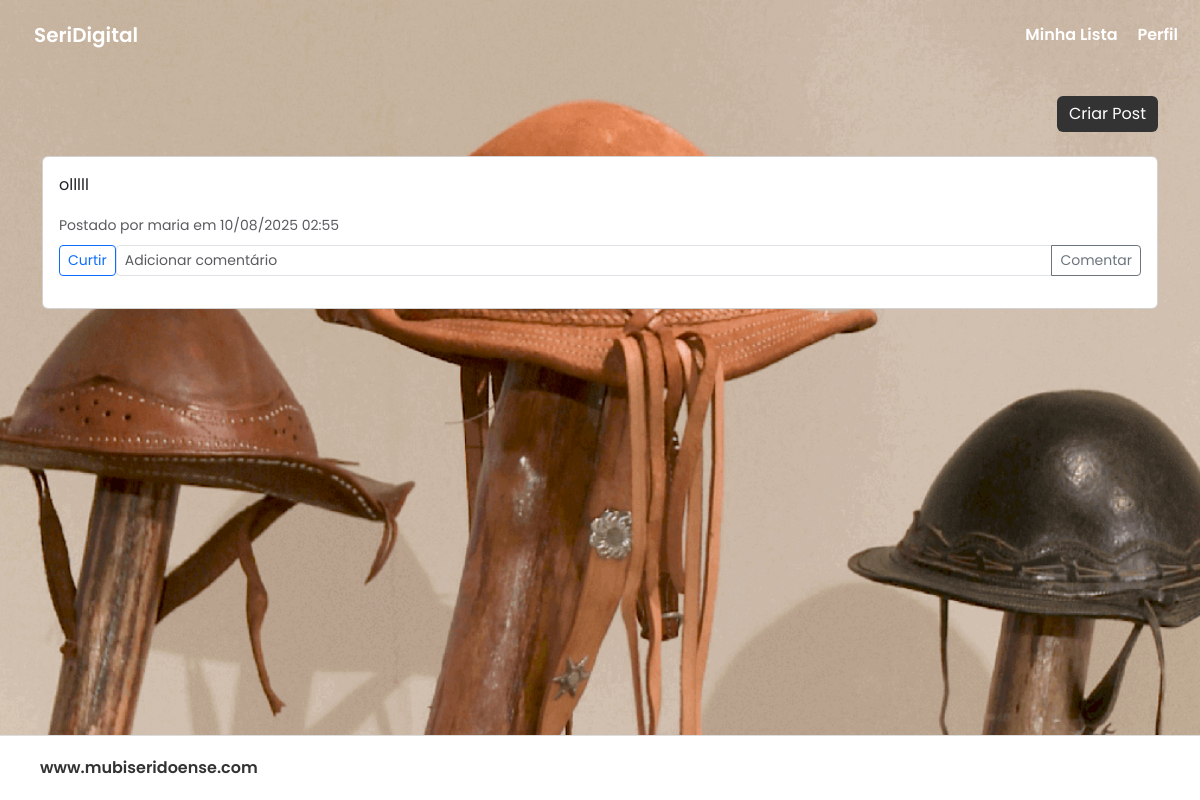
Page /comunidade/1 (signed in) on the committed database.
### app/models.py (models this page shows, shortened)
class CommunityPost(db.Model):
    __tablename__ = 'tb_community_posts'
    id = db.Column('post_id', db.Integer, primary_key=True)
    author_id = db.Column('post_author_id', db.Integer, db.ForeignKey('tb_users.usr_id'), nullable=False)
    community_id = db.Column('post_community_id', db.Integer, db.ForeignKey('tb_communities.com_id'), nullable=False)
    content = db.Column('post_content', db.Text, nullable=False)
    created_at = db.Column('post_created_at', db.DateTime, default=datetime.utcnow, nullable=False)
    usuario = db.relationship('Usuario', backref='community_posts')
    comunidade = db.relationship('Community', backref='community_posts')

class Usuario(UserMixin, db.Model):
    __tablename__ = 'tb_users'
    __table_args__ = (
        db.UniqueConstraint('usr_email', name='uq_usuario_email'),
        {'sqlite_autoincrement': True}
    )
    id = db.Column('usr_id', db.Integer, primary_key=True)
    nome = db.Column('usr_name', db.String(255), nullable=False)
    email = db.Column('usr_email', db.String(255), nullable=False, unique=True, index=True)
    _senha_hash = db.Column('usr_password', db.String(255), nullable=False)
    profile_picture = db.Column('usr_profile_picture', db.String(255))
    biografia = db.Column('usr_bio', db.Text)
    is_admin = db.Column(db.Boolean, default=False, nullable=False)
    criado_em = db.Column('usr_created_at', db.DateTime, default=datetime.utcnow, nullable=False)
    seguidores = db.relationship('Follower', foreign_keys='Follower.follower_id', backref='seguidor', lazy='dynamic')
    seguidos = db.relationship('Follower', foreign_keys='Follower.followed_id', backref='seguido', lazy='dynamic')
    mensagens_enviadas = db.relationship('PrivateMessage', foreign_keys='PrivateMessage.sender_id', backref='sender', lazy='dynamic')
    mensagens_recebidas = db.relationship('PrivateMessage', foreign_keys='PrivateMessage.receiver_id', backref='receiver', lazy='dynamic')
    comentarios = db.relationship('Comment', backref='user', lazy='dynamic')
    likes = db.relationship('Like', backref='user', lazy='dynamic')
    historico_assistido = db.relationship('WatchHistory', backref='user', lazy='dynamic')
    avaliacoes = db.relationship('Rating', backref='user', lazy='dynamic')
    @property
    def senha(self):
        raise AttributeError("Senha não pode ser lida diretamente.")

### app/blueprints/comunidade.py (the view, shortened to what this page needs)
@comunidade_bp.route('/<int:community_id>', methods=['GET', 'POST'])
@login_required
def comunidade_users(community_id):
    comunidade = Community.query.get_or_404(community_id)
    mensagens = CommunityPost.query.filter_by(community_id=comunidade.id).order_by(CommunityPost.created_at.asc()).all()
    return render_template('comunidade.html', comunidade=comunidade, mensagens=mensagens)

### app/blueprints/auth.py (called while the page is built)
@login_manager.user_loader
def load_user(user_id):
    return Usuario.query.get(int(user_id))

### app/templates/comunidade.html (shortened to what this page needs)
<!DOCTYPE html>
<html lang="pt-br">
<head>
    <link href="https://cdn.jsdelivr.net/npm/bootstrap@5.3.1/dist/css/bootstrap.min.css" rel="stylesheet">
    <link rel="stylesheet" href="{{ url_for('static', filename='comunidade.css') }}">
</head>
<body>
    <nav class="navbar navbar-expand-lg navbar-dark bg-dark">
        <div class="container-fluid">
            <a class="navbar-brand" href="{{ url_for('main.index') }}">SeriDigital</a>
            <div class="collapse navbar-collapse" id="navbarNav">
                <ul class="navbar-nav ms-auto">
                    <li class="nav-item"><a class="nav-link" href="{{ url_for('users.list_users') }}">Minha Lista</a></li>
                    <li class="nav-item"><a class="nav-link" href="{{ url_for('users.profile', user_id=current_user.id) }}">Perfil</a></li>
                </ul>
            </div>
        </div>
    </nav>
    <main class="container mt-5">
        <div class="d-flex justify-content-end mt-5 mb-4">
            <button id="createPostButton" class="btn btn-primary">Criar Post</button>
        </div>
    <div id="postsContainer" class="mt-4">
      {% for msg in mensagens %}
        <div class="card mb-4">
            <div class="card-body">
                <p>{{ msg.content }}</p>
                <small class="text-muted">Postado por {{ msg.usuario.nome }} em {{ msg.created_at.strftime('%d/%m/%Y %H:%M') }}</small>
                <div class="d-flex justify-content-between mt-2">
                    <button class="btn btn-outline-primary btn-sm like-button">Curtir</button>
                    <div class="input-group input-group-sm">
                        <input type="text" class="form-control comment-input" placeholder="Adicionar comentário">
                        <button class="btn btn-outline-secondary comment-button">Comentar</button>
                    </div>
                </div>
            </div>
        </div>
    {% endfor %}
</div>
    </main>
    <div class="footer">
        <a href="https://www.mubiseridoense.com" target="_blank" class="footer-link">www.mubiseridoense.com</a>
    </div>
</body>

### app/static/comunidade.css (style rules this page uses)
body { font-family: Poppins, sans-serif; margin: 0; padding: 0; display: flex; flex-direction: column; min-height: 100vh; background: url('/static/img/background.jpg') no-repeat center center/cover; color: white; padding-bottom: 100px; }
main { flex: 1; }
.navbar { position: fixed; top: 0; left: 0; width: 100%; background: transparent !important; box-shadow: none; z-index: 1030; transition: 0.3s; gap: 15px; }
.navbar-brand, .nav-link { font-family: 'Poppins', sans-serif; color: white; font-weight: 600; padding: 10px 20px; border: 2px solid transparent; border-radius: 50px; background: transparent; transition: 0.3s; }
.btn-primary { background-color: #333; border: none; transition: 0.3s; }
.footer { width: 100%; background-color: white; padding: 20px; text-align: left; border-top: 1px solid #ddd; position: fixed; bottom: 0; left: 0; }
.footer-link { text-decoration: none; color: #333; font-weight: 600; margin-left: 20px; }

### rows in the picture
CommunityPost: content "olllll", usuario.nome "maria", created_at "10/08/2025 02:55"
